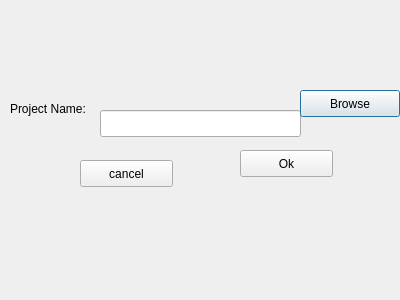
<?xml version="1.0" encoding="UTF-8"?>
<ui version="4.0">
 <class>openProject</class>
 <widget class="QDialog" name="openProject">
  <property name="geometry">
   <rect>
    <x>0</x>
    <y>0</y>
    <width>400</width>
    <height>300</height>
   </rect>
  </property>
  <property name="windowTitle">
   <string>Dialog</string>
  </property>
  <widget class="QLineEdit" name="lineEdit">
   <property name="geometry">
    <rect>
     <x>100</x>
     <y>110</y>
     <width>201</width>
     <height>27</height>
    </rect>
   </property>
  </widget>
  <widget class="QPushButton" name="pshBttnBrowse">
   <property name="geometry">
    <rect>
     <x>300</x>
     <y>90</y>
     <width>100</width>
     <height>27</height>
    </rect>
   </property>
   <property name="text">
    <string>Browse</string>
   </property>
  </widget>
  <widget class="QPushButton" name="pshBttnOk">
   <property name="geometry">
    <rect>
     <x>240</x>
     <y>150</y>
     <width>93</width>
     <height>27</height>
    </rect>
   </property>
   <property name="text">
    <string>Ok</string>
   </property>
  </widget>
  <widget class="QPushButton" name="pshBttnCancle">
   <property name="geometry">
    <rect>
     <x>80</x>
     <y>160</y>
     <width>93</width>
     <height>27</height>
    </rect>
   </property>
   <property name="text">
    <string>cancel</string>
   </property>
  </widget>
  <widget class="QLabel" name="label">
   <property name="geometry">
    <rect>
     <x>10</x>
     <y>100</y>
     <width>100</width>
     <height>17</height>
    </rect>
   </property>
   <property name="text">
    <string>Project Name:</string>
   </property>
  </widget>
 </widget>
 <resources/>
 <connections/>
</ui>
